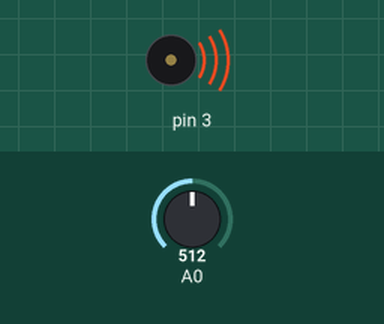
A sketch run on a simulated Arduino Uno, built with avr-gcc and run on an emulated ATmega328P. Parts: buzzer (waves = sounding). The test bench sets the inputs (shaded band); at power-on: A0 = 512.

Above: at 1.2 s.
1.3 s: A0 set to 0
At 2.0 s:
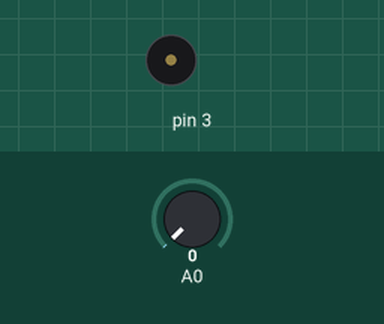
2.9 s: A0 set to 122
At 3.3 s:
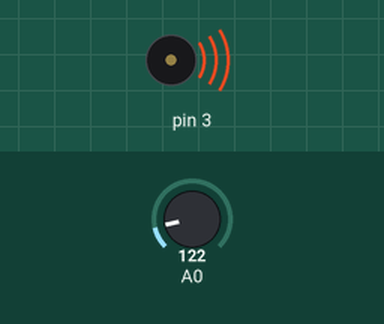
Timing chart, 0 to 5.9 s (numbered marks = the images above; inputs shaded):
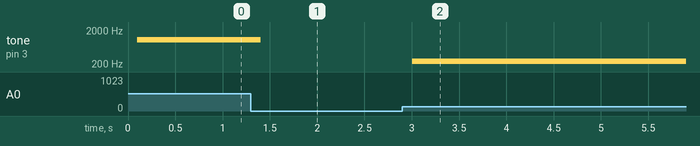

Measured:
- after the input at 1.3 s, tone on pin 3: 1024 Hz → silent after 0.10 s
- after the input at 2.9 s, tone on pin 3: silent → 244 Hz after 0.10 s

The sketch:

Radar_Emulator.ino
```cpp
int last_hz = 0;

void setup() {
//  Serial.begin(9600);
}

void loop() {
    int hz = analogRead(A0) * 2;
   // Serial.println(hz);
    delay(100);
    if(hz != last_hz) {
      noTone(3);
      tone(3, hz);
   }

   last_hz = hz;

}
```
